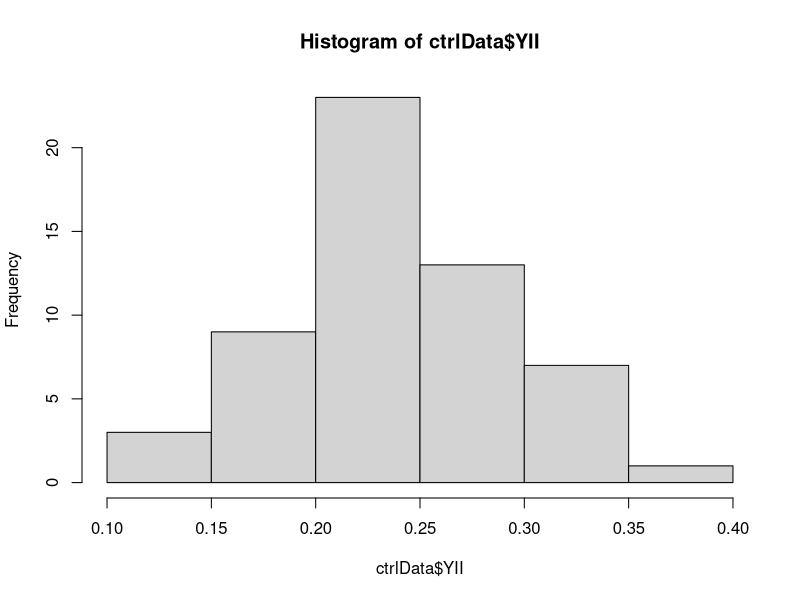
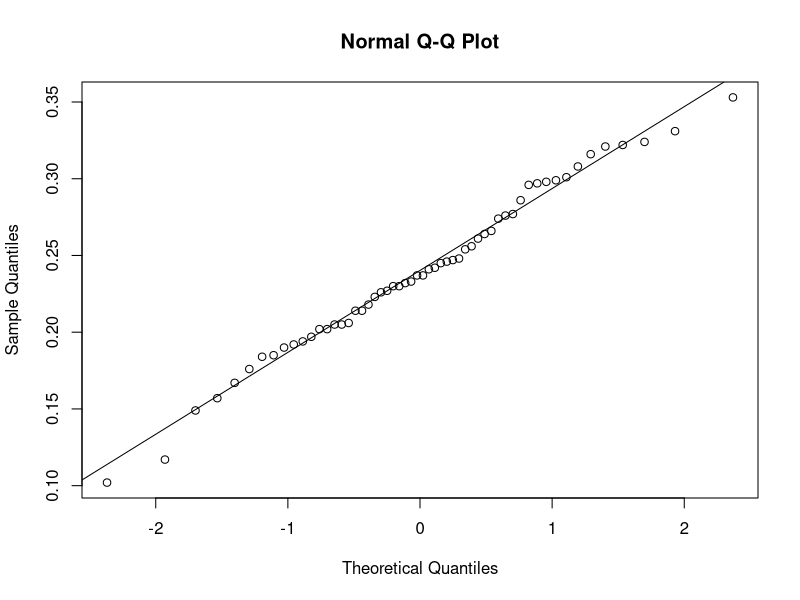
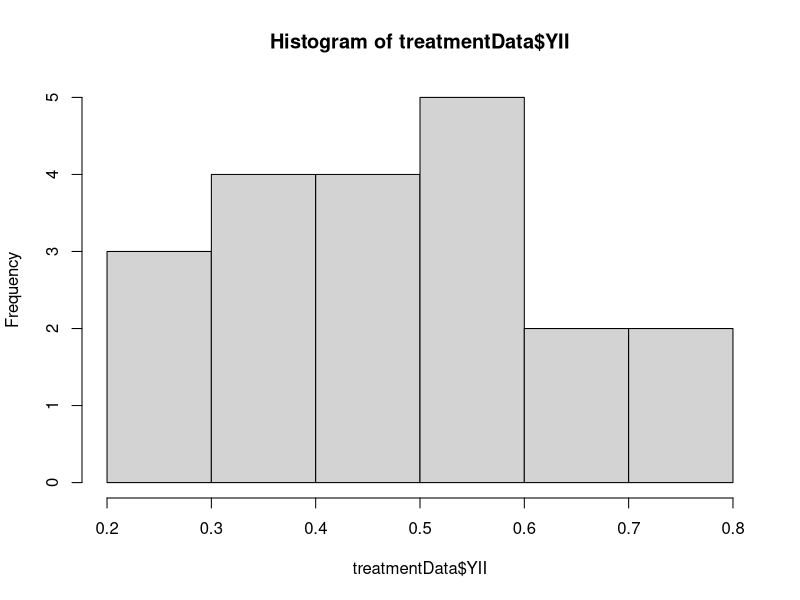
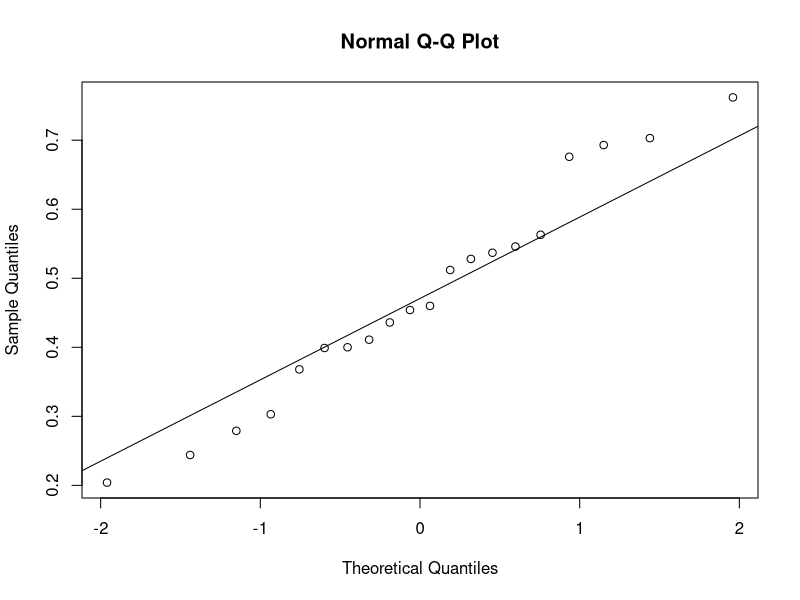

Generate these figures, in order, with R:
library(dplyr)
library(tidyverse)

#-------------------------------------------------------------------------------

#Read in data
rawData = read.csv('BlechnumMiniPam.csv')
rawData <- rawData %>%
  select(`Treatment`, `YII`)

ctrlData <- filter(rawData, Treatment == "Control")
treatmentData <- filter(rawData, Treatment == "Treatment")

#-------------------------------------------------------------------------------

#Check normality
hist(ctrlData$YII)
qqnorm(ctrlData$YII)
qqline(ctrlData$YII)

hist(treatmentData$YII)
qqnorm(treatmentData$YII)
qqline(treatmentData$YII)

#Check variance
var(ctrlData$YII)           #0.002908862
var(treatmentData$YII)      #0.02457873

#-------------------------------------------------------------------------------

#Two sample t-test
t.test(x = ctrlData$YII, y = treatmentData$YII, var.equal = T)

#Two Sample t-test

#data:  ctrlData$YII and treatmentData$YII
#  t = -9.7846, df = 74, p-value = 5.566e-15
#  alternative hypothesis: true difference in means is not equal to 0
#  95 percent confidence interval:
#  (-0.2823912 -0.1868374)

#sample estimates:
#  mean of x   mean of y 
#  0.2392857   0.4739000 

#-------------------------------------------------------------------------------

#Non-parametric t-test
wilcox.test(x = ctrlData$YII, y = treatmentData$YII, alternative = "two.sided")

#Wilcoxon rank sum test with continuity correction

#data:  ctrlData$YII and treatmentData$YII
#  W = 87, p-value = 2.492e-08
#  alternative hypothesis: true location shift is not equal to 0